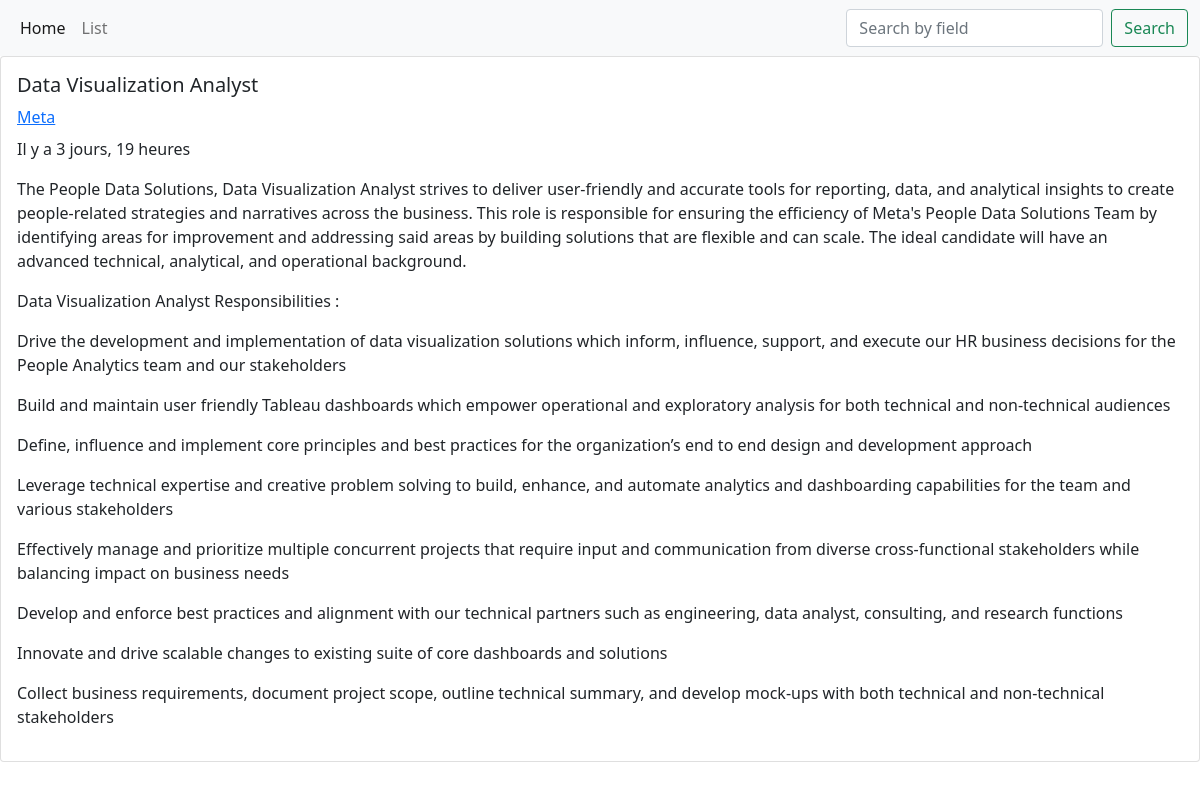
/data-visualization-analyst/, run on the app's committed database.
### jobportal/models.py (models this page shows, shortened)
class JobInformation(models.Model):
    title           = models.CharField(max_length=100, null=False)
    description     = models.TextField(null=False, blank=True)
    published_date  = models.DateTimeField(auto_now_add=True)
    salary          = models.CharField(max_length=100, null=False)
    company         = models.ForeignKey(Company, on_delete = models.CASCADE)
    contract_type_choices  = [
      ('Permanent contract','permanent contract'),
      ('Fixed-term contract','fixed-term contract'),]
    contract_type   = models.CharField(max_length=100, choices=contract_type_choices)
    is_published    = models.BooleanField(default=False)
    slug            = models.SlugField(unique = True)

class Company(models.Model):
    name            = models.CharField(max_length=100, null=False)
    activity        = models.CharField(max_length=20, null=False)
    size_choices  = [
      ('Less than 6 employees','less than 6 employees'),
      ('Between 6 and 49 employees','between 6 and 49 employees'),
      ('Between 50 and 199 employees','between 50 and 199 employees'),
      ('More than 200 employees','more than 200 employees'),]
    size            = models.CharField(max_length=100, choices=size_choices)
    infos           = models.TextField(null=False, blank=True)
    website         = models.CharField(max_length=100, null=False, blank=True)
    headquarters    = models.ForeignKey(CompanyAddress, on_delete = models.CASCADE)
    slug            = models.SlugField(unique = True)
    def get_absolute_url(self):
        return reverse('company_detail', kwargs={'slug':self.slug})

### jobportal/views.py (the view)
# urls.py: path('<slug:slug>/', views.job_detail, name ='job_detail'),
def job_detail(request, slug):
    jobs = get_object_or_404(JobInformation, slug=slug)
    context = {'jobs': jobs}
    return render(request, 'job_detail.html', context)

### jobportal/templates/job_detail.html (shortened to what this page needs)
<!DOCTYPE html>
{% extends 'base.html' %}
{% load static %}
   <body> {% block content %}
        <div class="card" >
            <div class="card-body">
                <h5 class="card-title">{{ jobs.title }}</h5>
				<p class="card-title"><a href="{{ jobs.company.get_absolute_url }}">{{ jobs.company.name }}</a></p>
				<p class="card-text">Il y a {{ jobs.published_date|timesince }}</p>
				<p class="card-text">{{ jobs.description|safe }}</p>
            </div>
        </div>
   </body> {% endblock %}

### data on the page
JobInformation: title "Data Visualization Analyst", company.name "Meta", published_date "3 jours, 19 heures", description "The People Data Solutions, Data Visualization Analyst strives to deliver user-friendly and accurate tools for reporting, data, and analytical insights to create people-related strategies and narratives across the business. This role is responsible for ensuring the efficiency of Meta's People Data Solutions Team by identifying areas for improvement and addressing said areas by building solutions that are flexible and can scale. The ideal candidate will have an advanced technical, analytical, and operational background. Data Visualization Analyst Responsibilities : Drive the development and implementation of data visualization solutions which inform, influence, support, and execute our HR…"
